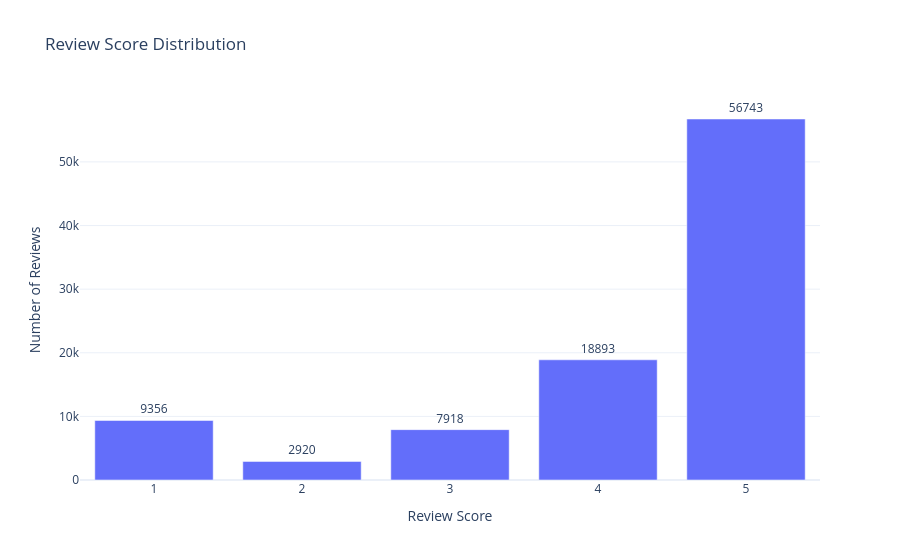

Source (notebook cell):
### Code cell
import plotly.express as px

# Review score distribution
review_dist = (
    df['review_score']
    .value_counts()
    .sort_index()
    .reset_index()
)

review_dist.columns = ['review_score', 'count']

fig = px.bar(
    review_dist,
    x='review_score',
    y='count',
    text='count',
    title='Review Score Distribution',
    labels={
        'review_score': 'Review Score',
        'count': 'Number of Reviews'
    }
)

fig.update_traces(textposition='outside')

fig.update_layout(
    xaxis=dict(
        tickmode='linear',
        dtick=1
    ),
    template='plotly_white'
)

fig.show()

### Figure 1 — Plotly figure (JSON) as saved in the notebook; plotly's stock layout.template omitted (floating-point values rounded to 4 significant figures)
{"data": [{"alignmentgroup": "True", "hovertemplate": "Review Score=%{x}<br>Number of Reviews=%{text}<extra></extra>", "legendgroup": "", "marker": {"color": "#636efa", "pattern": {"shape": ""}}, "name": "", "offsetgroup": "", "orientation": "v", "showlegend": false, "text": [9356.0, 2920.0, 7918.0, 18890.0, 56740.0], "textposition": "outside", "type": "bar", "x": [1.0, 2.0, 3.0, 4.0, 5.0], "xaxis": "x", "y": [9356, 2920, 7918, 18893, 56743], "yaxis": "y"}], "layout": {"barmode": "relative", "legend": {"tracegroupgap": 0}, "title": {"text": "Review Score Distribution"}, "xaxis": {"anchor": "y", "domain": [0.0, 1.0], "dtick": 1, "tickmode": "linear", "title": {"text": "Review Score"}}, "yaxis": {"anchor": "x", "domain": [0.0, 1.0], "title": {"text": "Number of Reviews"}}}}
